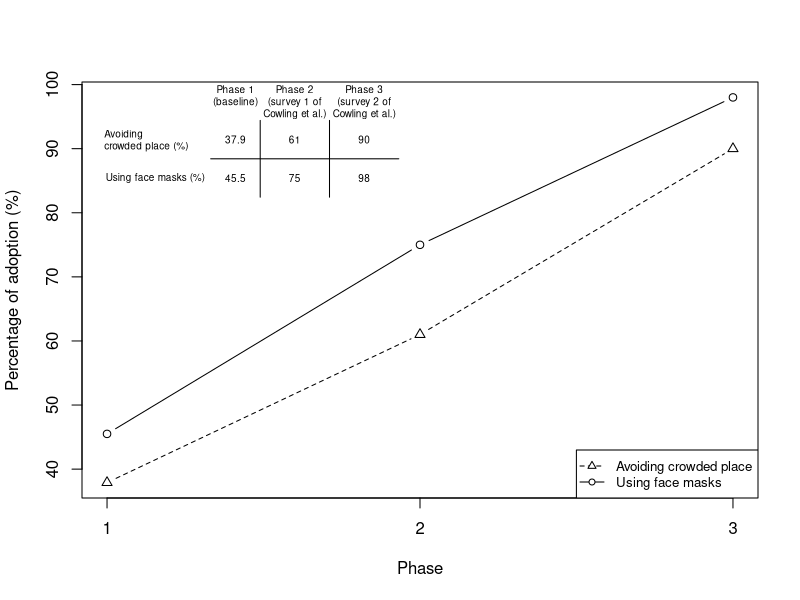

Write R code to recreate this figure. (Note: this script raises an error after producing the figure.)
library(plotrix)

mask0 = c(45.5,75,98)
socialD0 = c(37.9, 61, 90)



testdf<-data.frame(rbind(socialD0 = c(37.9, 61, 90),mask0 = c(45.5,75,98)))
row.names(testdf) <- c("Avoiding               \ncrowded place (%)", "      Using face masks (%)")
colnames(testdf)<-c("Phase 1\n(baseline)\n", "Phase 2\n(survey 1 of\nCowling et al.)", "Phase 3\n(survey 2 of\nCowling et al.)")



png("behav_ch_v4.png", width=886*2.5, height=640*2.5, res=300)

plot(mask0,type="b",xaxt="n",xlab="Phase",ylab="Percentage of adoption (%)",ylim=c(range(c(mask0,socialD0))))#,main="Behavioural changes across different phases \nin 2020 winter influenza season")
# points(socialD0,pch = 2)
lines(socialD0,lty=2,type="b",pch=2)
axis(1,at=1:3,labels = c(1,2,3))
legend("bottomright",legend = c("Avoiding crowded place", "Using face masks"),lty=c(2,1),pch=c(24,21),pt.bg = 'white',cex=0.8)

addtable2plot(x="topleft",table = testdf,bty="n",display.rownames=TRUE,hlines=T,vlines=T,cex = 0.6,xpad = 0.1,ypad = 0.2,xjust = 0)

# legend(
#   'topleft', ncol = 3,
#   legend = c(
# 
#     "Phase 1 \n(baseline)", testdf[1,1],testdf[2,1] ,
#     "Phase 2\n(survey 1 of \nCowling et al.)", testdf[1,2], testdf[2,2],
#     "Phase 3\n(survey 2 of \nCowling et al.)", testdf[1,3], testdf[2,3]
#   ), cex=0.6 , bty = "n", x.intersp = 0,inset=c(0.2,-.03)
# )

# legend( "topleft",   legend = c('   ', "Avoiding \ncrowded place (%)", "Using face masks (%)"),cex=0.6,bty="n",inset = c(0,-.011),x.intersp = 0,y.intersp = 2)

dev.off()




# show most of the options
addtable2plot(1 ,90,testdf,bty="o",display.rownames=TRUE,hlines=F,
              vlines=T,title="The table",bty="n")
